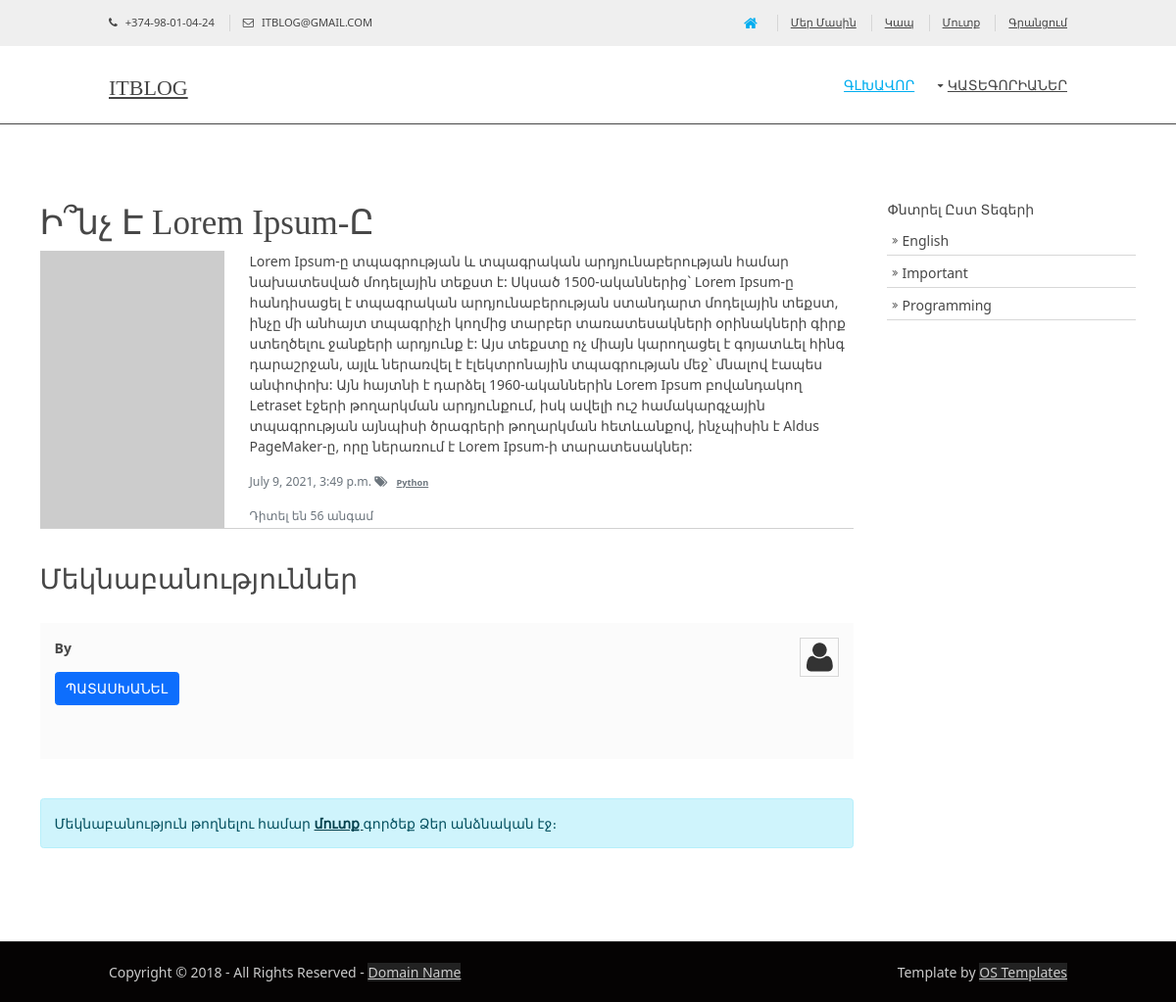
Page /post/1/lorem-ipsum-/ on the committed database.
### blog/models.py (models this page shows, shortened)
class BasePost(models.Model):
    title = models.CharField(max_length=255, verbose_name='Գրառման վերնագիր')
    content = models.TextField('Կոնտենտ', blank=True)
    created_date = models.DateTimeField('Հրապարակման ժամանակը', auto_now_add=True)
    edited_date = models.DateTimeField('Խմբագրման ժամանակը', auto_now=True)
    is_published = models.BooleanField('Հրապարակված է', default=True)
    class Meta:
        abstract = True

class Post(BasePost):
    category = models.ForeignKey('Category', on_delete=models.CASCADE, verbose_name='Կատեգորիա')
    tag = models.ManyToManyField('Tag', verbose_name='Տեգ', blank=True, related_name="tags", default=None, )
    image = models.ImageField('Նկար', upload_to='media/blog/posts/%Y/%m/%d/', blank=True)
    views = models.IntegerField(verbose_name='Դիտումների քանակը', default=0)
    is_top = models.BooleanField('Թոփ հայտարարություն', default=False)
    slug = models.SlugField(null=True, default=None, unique=True, )
    class Meta:
        verbose_name = 'Գրառում'
        verbose_name_plural = 'Գրառումներ'
        ordering = ['-created_date', ]

class BaseCategoryAndTag(models.Model):
    name = models.CharField('Անվանումը', max_length=255)
    slug = models.SlugField(null=True, default=None, unique=True, verbose_name='Սլագ', max_length=255)
    class Meta:
        abstract = True
    def __str__(self):
        return self.name

class Category(BaseCategoryAndTag):
    class Meta:
        verbose_name = 'Կատեգորիա'
        verbose_name_plural = 'Կատեգորիաներ'
        ordering = ['name']
    def get_absolute_url(self):
        return reverse_lazy('post_by_category', kwargs={'pk': self.pk,
                                                        'slug': self.slug})

class Tag(BaseCategoryAndTag):
    class Meta:
        verbose_name = 'Տեգ'
        verbose_name_plural = 'Տեգեր'
        ordering = ['name']
    def get_absolute_url(self):
        return reverse_lazy('post_by_tag', kwargs={'pk': self.pk, 'slug': self.slug})

### blog/views.py (the view)
# urls.py: path('post/<int:pk>/<slug:slug>/', post_detail, name='post_detail'),
def post_detail(request, pk, slug):
    post = Post.objects.get(pk=pk)
    add_view(pk)
    if get_post_status(pk):
        change_as_top(pk)
    return render(request, 'blog/post_detail.html', context={'post': post,
                                                             'form': add_comment(request, pk)})

### blog/services.py (called while the page is built, shortened)
def change_as_top(post_id):
    if get_post_status(post_id):
        post = Post.objects.get(pk=post_id)
        post.is_top = True
        post.save()
        post.refresh_from_db()
        return 1
    return 0

def get_post_status(post_id):
    if Post.objects.get(pk=post_id).views >= 5:
        return 1
    return 0

def add_view(post_id):
    post = Post.objects.get(pk=post_id)
    post.views = F('views') + 1  # Ավելացնում ենք դիտումների քանակին 1
    post.save()
    post.refresh_from_db()

def add_comment(request, post_id):
    initial = {'post': post_id}
    form = UserCommentForm(initial=initial)
    return form

### blog/templatetags/blog_tags.py (called while the page is built)
@register.simple_tag(name='get_tags')
def get_tags():
    return Tag.objects.all()

@register.simple_tag(name='get_categories')
def get_categories():
    return Category.objects.all()

@register.simple_tag()
def get_comment(post_id):
    comments = Comment.objects.filter(is_published=True, post_id=post_id)
    return comments

### blog/templates/blog/post_detail.html (shortened to what this page needs)
{% extends 'base.html' %}
{% load static %}
{% load blog_tags %}
{% block content %}
<main class="hoc container clear">
    <div class="content three_quarter first">
        <h1>{{post.title}}</h1>
        <div class="one_quarter first">
            {% if post.image %}
            <img class="imgr borderedbox inspace-5" src="{{post.image.url}}" alt="">
            {% else %}
            <img class="" src="https://picsum.photos/200/300" alt="">
            {% endif %}
        </div>
        <div class="three_quarter">
            <p>{{post.content|safe}}</p>
            <p class="card-text">
                <small class="text-muted">
                    <span class="mr-2">{{ post.created_date }}</span>
                    <span class="ml-2 fa fa-tags"></span>
                    <a href="{{ post.category.get_absolute_url }}" class="badge badge-light text-muted">
                        {{post.category }}
                    </a>
                </small>
            </p>
            <small class="card-text"><span class="text-muted">Դիտել են {{post.views}} անգամ</span></small>
        </div>
        <hr>
        <br>
        <div id="comments">
            <h2>Մեկնաբանություններ</h2><br>
            {% load mptt_tags %}
            {% get_comment post.pk as comments %}
            <ul>
                {% recursetree comments %}
                <li>
                    <article>
                        <header>
                            <figure class="avatar"><img src="{% static 'images/demo/avatar.png' %}" alt=""></figure>
                            <address>
                                By <a href="#"> {{ node.author }}</a>
                            </address>
                        </header>
                        <div class="comcont">
                            <button type="button" class="btn btn-primary">Պատասխանել</button>
                        </div>
                    </article>
                </li>
                {% endrecursetree %}
            </ul>
            {% if user.is_anonymous %}
            <div class="alert alert-info" role="alert">
                Մեկնաբանություն թողնելու համար <a href="{% url 'login' %}" class="alert-link">մուտք </a>գործեք Ձեր
                անձնական էջ։
            </div>
            {% endif %}
        </div>
    </div>
    {% block sidebar %}
    {% include 'inc/_sidebar.html' %}
    {% endblock sidebar %}
</main>
{% endblock content %}

### templates/inc/_sidebar.html
{% load blog_tags %}
{% get_tags as tags %}
<div class="sidebar one_quarter">
    <h6>Փնտրել ըստ տեգերի</h6>
    <nav class="sdb_holder">
        <ul>
            {% for tag in tags %}
            <li><a href="{{ tag.get_absolute_url }}">{{tag.name}}</a></li>
            {% endfor %}
        </ul>
    </nav>
</div>

### ItBlog/static/styles/layout.css (style rules this page uses)
.container { padding:80px 0; }
#comments ul { margin:0 0 40px 0; padding:0; list-style:none; }
#comments li { margin:0 0 10px 0; padding:15px; }
#comments .avatar { float:right; margin:0 0 10px 10px; padding:3px; border:1px solid; }
#comments address { font-weight:bold; }
#comments .comcont { display:block; margin:0; padding:0; }
#comments div { margin-bottom:15px; }
.sidebar .sdb_holder { margin-bottom:50px; }
.sidebar .sdb_holder:last-child { margin-bottom:0; }
*, *::before, *::after { transition:all .28s ease-in-out; }
nav ul, nav ol { margin:0; padding:0; list-style:none; }
#mainav, #breadcrumb, .sidebar nav { line-height:normal; }
#mainav .drop::after, #mainav li li .drop::after, #breadcrumb li a::after, .sidebar nav a::after { position:absolute; font-family:"FontAwesome"; font-size:10px; line-height:10px; }
.sidebar nav { display:block; width:100%; }
.sidebar nav li { margin:0 0 3px 0; padding:0; }
.sidebar nav a { display:block; position:relative; margin:0; padding:5px 10px 5px 15px; text-decoration:none; border:solid; border-width:0 0 1px 0; }
.sidebar nav a::after { top:9px; left:5px; content:"\f101"; }
body { color:#CBCBCB; background-color:#222222; }
a { color:#00ADEF; }
hr, .borderedbox { border-color:#D7D7D7; }
.btn, .btn.inverse:hover { color:#FFFFFF; background-color:#00ADEF; border-color:#00ADEF; }
.container .sidebar nav a { color:inherit; border-color:#D7D7D7; }
table, th, td, #comments .avatar, #comments input, #comments textarea { border-color:#D7D7D7; }
tr, #comments li, #comments input[type="submit"], #comments input[type="reset"] { color:inherit; background-color:#FBFBFB; }
table a, #comments a { background-color:inherit; }
@media screen and (min-width:978px) { .hoc { max-width:978px; } }

### ItBlog/static/styles/framework.css (style rules this page uses)
html { overflow-y:scroll; overflow-x:hidden; }
html, body { margin:0; padding:0; font-size:14px; line-height:1.6em; }
*, *::before, *::after { box-sizing:border-box; }
.btn { display:inline-block; padding:8px 18px 10px; text-transform:uppercase; border:1px solid; }
.clear, .group { display:block; }
.clear::before, .clear::after, .group::before, .group::after { display:table; content:""; }
.clear, .clear::after, .group, .group::after { clear:both; }
a { outline:none; text-decoration:none; }
img { width:auto; max-width:100%; height:auto; margin:0; padding:0; border:none; line-height:normal; vertical-align:middle; }
body, input, textarea, select { font-family:Verdana, Geneva, sans-serif; }
h1, h2, h3, h4, h5, h6, .heading { font-family:Georgia, "Times New Roman", Times, serif; }
label, input, textarea, select, button { display:block; resize:none; outline:none; color:inherit; font-size:inherit; font-family:inherit; vertical-align:middle; }
h1, h2, h3, h4, h5, h6, .heading { margin:0 0 20px 0; font-size:22px; line-height:normal; font-weight:normal; text-transform:capitalize; }
address { font-style:normal; font-weight:normal; }
hr { display:block; width:100%; height:1px; border:solid; border-width:1px 0 0 0; }
.hoc { display:block; margin:0 auto; }
address, article, aside, figcaption, figure, footer, header, main, nav, section { display:block; margin:0; padding:0; }
.one_half, .one_third, .two_third, .one_quarter, .two_quarter, .three_quarter { display:inline-block; float:left; margin:0 0 0 3.06748466257669%; list-style:none; }
.first { margin-left:0; clear:left; }
.one_quarter { width:22.69938650306748%; }
.three_quarter { width:74.23312883435584%; }

### rows in the picture
Post: title "Ի՞նչ Է Lorem Ipsum-Ը", content "Lorem Ipsum-ը տպագրության և տպագրական արդյունաբերության համար նախատեսված մոդելային տեքստ է: Սկսած 1500-ականներից` Lorem Ipsum-ը հանդիսացել է տպագրական արդյունաբերության ստանդարտ մոդելային տեքստ, ինչը մի անհայտ տպագրիչի կողմից տարբեր տառատեսակների օրինակների գիրք ստեղծելու ջանքերի արդյունք է: Այս տեքստը ոչ միայն կարողացել է գոյատևել հինգ դարաշրջան, այլև ներառվել է էլեկտրոնային տպագրության մեջ` մնալով էապես անփոփոխ: Այն հայտնի է դարձել 1960-ականներին Lorem Ipsum բովանդակող Letraset էջերի թողարկման արդյունքում, իսկ ավելի ուշ համակարգչային տպագրության այնպիսի ծրագրերի թողարկման հետևանքով, ինչպիսին է Aldus PageMaker-ը, որը ներառում է Lorem Ipsum-ի տարատեսակներ:", created_date "July 9, 2021, 3:49 p.m.", category "Python", views "56"
Tag: name "English"
Tag: name "Important"
Tag: name "Programming"
